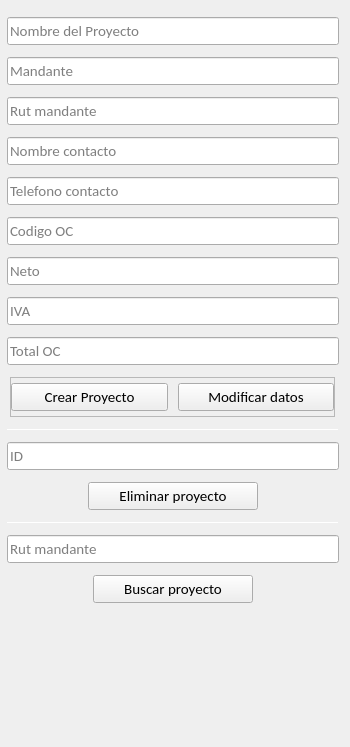
                <widget class="QWidget" name="scrollAreaWidgetContents">
                 <property name="geometry">
                  <rect>
                   <x>0</x>
                   <y>0</y>
                   <width>350</width>
                   <height>747</height>
                  </rect>
                 </property>
                 <layout class="QVBoxLayout" name="verticalLayout_17">
                  <property name="leftMargin">
                   <number>7</number>
                  </property>
                  <property name="bottomMargin">
                   <number>135</number>
                  </property>
                  <item>
                   <widget class="QLineEdit" name="lineProyecto">
                    <property name="font">
                     <font>
                      <family>Calibri</family>
                      <pointsize>11</pointsize>
                      <weight>50</weight>
                      <italic>false</italic>
                      <bold>false</bold>
                     </font>
                    </property>
                    <property name="text">
                     <string/>
                    </property>
                    <property name="placeholderText">
                     <string>Nombre del Proyecto</string>
                    </property>
                   </widget>
                  </item>
                  <item>
                   <widget class="QLineEdit" name="lineMandante">
                    <property name="font">
                     <font>
                      <family>Calibri</family>
                      <pointsize>11</pointsize>
                      <weight>50</weight>
                      <italic>false</italic>
                      <bold>false</bold>
                     </font>
                    </property>
                    <property name="placeholderText">
                     <string>Mandante</string>
                    </property>
                   </widget>
                  </item>
                  <item>
                   <widget class="QLineEdit" name="lineRutMandante">
                    <property name="font">
                     <font>
                      <family>Calibri</family>
                      <pointsize>11</pointsize>
                      <weight>50</weight>
                      <italic>false</italic>
                      <bold>false</bold>
                     </font>
                    </property>
                    <property name="placeholderText">
                     <string>Rut mandante</string>
                    </property>
                   </widget>
                  </item>
                  <item>
                   <widget class="QLineEdit" name="lineContactoProyecto">
                    <property name="font">
                     <font>
                      <family>Calibri</family>
                      <pointsize>11</pointsize>
                      <weight>50</weight>
                      <italic>false</italic>
                      <bold>false</bold>
                     </font>
                    </property>
                    <property name="placeholderText">
                     <string>Nombre contacto</string>
                    </property>
                   </widget>
                  </item>
                  <item>
                   <widget class="QLineEdit" name="lineTelContactoProyecto">
                    <property name="font">
                     <font>
                      <family>Calibri</family>
                      <pointsize>11</pointsize>
                      <weight>50</weight>
                      <italic>false</italic>
                      <bold>false</bold>
                     </font>
                    </property>
                    <property name="placeholderText">
                     <string>Telefono contacto</string>
                    </property>
                   </widget>
                  </item>
                  <item>
                   <widget class="QLineEdit" name="lineCodigoOC">
                    <property name="font">
                     <font>
                      <family>Calibri</family>
                      <pointsize>11</pointsize>
                      <weight>50</weight>
                      <italic>false</italic>
                      <bold>false</bold>
                     </font>
                    </property>
                    <property name="placeholderText">
                     <string>Codigo OC</string>
                    </property>
                   </widget>
                  </item>
                  <item>
                   <widget class="QLineEdit" name="linenNeto">
                    <property name="font">
                     <font>
                      <family>Calibri</family>
                      <pointsize>11</pointsize>
                      <weight>50</weight>
                      <italic>false</italic>
                      <bold>false</bold>
                     </font>
                    </property>
                    <property name="placeholderText">
                     <string>Neto</string>
                    </property>
                   </widget>
                  </item>
                  <item>
                   <widget class="QLineEdit" name="lineIVA">
                    <property name="font">
                     <font>
                      <family>Calibri</family>
                      <pointsize>11</pointsize>
                      <weight>50</weight>
                      <italic>false</italic>
                      <bold>false</bold>
                     </font>
                    </property>
                    <property name="placeholderText">
                     <string>IVA</string>
                    </property>
                   </widget>
                  </item>
                  <item>
                   <widget class="QLineEdit" name="linetTotalOC">
                    <property name="font">
                     <font>
                      <family>Calibri</family>
                      <pointsize>11</pointsize>
                      <weight>50</weight>
                      <italic>false</italic>
                      <bold>false</bold>
                     </font>
                    </property>
                    <property name="placeholderText">
                     <string>Total OC</string>
                    </property>
                   </widget>
                  </item>
                  <item alignment="Qt::AlignHCenter">
                   <widget class="QFrame" name="frame_7">
                    <property name="minimumSize">
                     <size>
                      <width>325</width>
                      <height>0</height>
                     </size>
                    </property>
                    <property name="maximumSize">
                     <size>
                      <width>400</width>
                      <height>40</height>
                     </size>
                    </property>
                    <property name="frameShape">
                     <enum>QFrame::StyledPanel</enum>
                    </property>
                    <property name="frameShadow">
                     <enum>QFrame::Raised</enum>
                    </property>
                    <layout class="QHBoxLayout" name="horizontalLayout_6">
                     <property name="spacing">
                      <number>10</number>
                     </property>
                     <property name="leftMargin">
                      <number>0</number>
                     </property>
                     <property name="topMargin">
                      <number>0</number>
                     </property>
                     <property name="rightMargin">
                      <number>0</number>
                     </property>
                     <property name="bottomMargin">
                      <number>0</number>
                     </property>
                     <item>
                      <widget class="QPushButton" name="insertar_proyBtn">
                       <property name="minimumSize">
                        <size>
                         <width>0</width>
                         <height>0</height>
                        </size>
                       </property>
                       <property name="maximumSize">
                        <size>
                         <width>16777215</width>
                         <height>16777215</height>
                        </size>
                       </property>
                       <property name="font">
                        <font>
                         <family>Calibri</family>
                         <pointsize>11</pointsize>
                        </font>
                       </property>
                       <property name="cursor">
                        <cursorShape>PointingHandCursor</cursorShape>
                       </property>
                       <property name="text">
                        <string>Crear Proyecto</string>
                       </property>
                       <property name="icon">
                        <iconset resource="Source.qrc">
                         <normaloff>:/newPrefix/ICONS/layer-plus.png</normaloff>:/newPrefix/ICONS/layer-plus.png</iconset>
                       </property>
                       <property name="iconSize">
                        <size>
                         <width>20</width>
                         <height>20</height>
                        </size>
                       </property>
                      </widget>
                     </item>
                     <item>
                      <widget class="QPushButton" name="modificar_proyBtn">
                       <property name="minimumSize">
                        <size>
                         <width>140</width>
                         <height>0</height>
                        </size>
                       </property>
                       <property name="maximumSize">
                        <size>
                         <width>16777215</width>
                         <height>16777215</height>
                        </size>
                       </property>
                       <property name="font">
                        <font>
                         <family>Calibri</family>
                         <pointsize>11</pointsize>
                        </font>
                       </property>
                       <property name="cursor">
                        <cursorShape>PointingHandCursor</cursorShape>
                       </property>
                       <property name="text">
                        <string>Modificar datos</string>
                       </property>
                       <property name="icon">
                        <iconset resource="Source.qrc">
                         <normaloff>:/newPrefix/ICONS/actualizar-flecha.png</normaloff>:/newPrefix/ICONS/actualizar-flecha.png</iconset>
                       </property>
                       <property name="iconSize">
                        <size>
                         <width>20</width>
                         <height>20</height>
                        </size>
                       </property>
                      </widget>
                     </item>
                    </layout>
                   </widget>
                  </item>
                  <item>
                   <widget class="Line" name="line">
                    <property name="sizePolicy">
                     <sizepolicy hsizetype="Expanding" vsizetype="Fixed">
                      <horstretch>0</horstretch>
                      <verstretch>0</verstretch>
                     </sizepolicy>
                    </property>
                    <property name="maximumSize">
                     <size>
                      <width>16777215</width>
                      <height>1</height>
                     </size>
                    </property>
                    <property name="orientation">
                     <enum>Qt::Horizontal</enum>
                    </property>
                   </widget>
                  </item>
                  <item>
                   <widget class="QLineEdit" name="lineIdProyecto">
                    <property name="font">
                     <font>
                      <family>Calibri</family>
                      <pointsize>11</pointsize>
                      <weight>50</weight>
                      <italic>false</italic>
                      <bold>false</bold>
                     </font>
                    </property>
                    <property name="placeholderText">
                     <string>ID</string>
                    </property>
                   </widget>
                  </item>
                  <item alignment="Qt::AlignHCenter">
                   <widget class="QPushButton" name="eliminar_proyBtn">
                    <property name="minimumSize">
                     <size>
                      <width>170</width>
                      <height>0</height>
                     </size>
                    </property>
                    <property name="maximumSize">
                     <size>
                      <width>16777215</width>
                      <height>16777215</height>
                     </size>
                    </property>
                    <property name="font">
                     <font>
                      <family>Calibri</family>
                      <pointsize>11</pointsize>
                     </font>
                    </property>
                    <property name="cursor">
                     <cursorShape>PointingHandCursor</cursorShape>
                    </property>
                    <property name="text">
                     <string>Eliminar proyecto</string>
                    </property>
                    <property name="icon">
                     <iconset resource="Source.qrc">
                      <normaloff>:/newPrefix/ICONS/eliminar.png</normaloff>:/newPrefix/ICONS/eliminar.png</iconset>
                    </property>
                    <property name="iconSize">
                     <size>
                      <width>20</width>
                      <height>20</height>
                     </size>
                    </property>
                   </widget>
                  </item>
                  <item>
                   <widget class="Line" name="line_2">
                    <property name="sizePolicy">
                     <sizepolicy hsizetype="Expanding" vsizetype="Fixed">
                      <horstretch>0</horstretch>
                      <verstretch>0</verstretch>
                     </sizepolicy>
                    </property>
                    <property name="maximumSize">
                     <size>
                      <width>16777215</width>
                      <height>1</height>
                     </size>
                    </property>
                    <property name="orientation">
                     <enum>Qt::Horizontal</enum>
                    </property>
                   </widget>
                  </item>
                  <item>
                   <widget class="QLineEdit" name="lineEliminarRutMandante">
                    <property name="font">
                     <font>
                      <family>Calibri</family>
                      <pointsize>11</pointsize>
                      <weight>50</weight>
                      <italic>false</italic>
                      <bold>false</bold>
                     </font>
                    </property>
                    <property name="placeholderText">
                     <string>Rut mandante</string>
                    </property>
                   </widget>
                  </item>
                  <item alignment="Qt::AlignHCenter">
                   <widget class="QPushButton" name="buscar_proyBtn">
                    <property name="sizePolicy">
                     <sizepolicy hsizetype="Minimum" vsizetype="Fixed">
                      <horstretch>0</horstretch>
                      <verstretch>0</verstretch>
                     </sizepolicy>
                    </property>
                    <property name="minimumSize">
                     <size>
                      <width>160</width>
                      <height>0</height>
                     </size>
                    </property>
                    <property name="maximumSize">
                     <size>
                      <width>16777215</width>
                      <height>16777215</height>
                     </size>
                    </property>
                    <property name="font">
                     <font>
                      <family>Calibri</family>
                      <pointsize>11</pointsize>
                     </font>
                    </property>
                    <property name="cursor">
                     <cursorShape>PointingHandCursor</cursorShape>
                    </property>
                    <property name="text">
                     <string>Buscar proyecto</string>
                    </property>
                    <property name="icon">
                     <iconset resource="Source.qrc">
                      <normaloff>:/newPrefix/ICONS/Buscar.png</normaloff>:/newPrefix/ICONS/Buscar.png</iconset>
                    </property>
                   </widget>
                  </item>
                 </layout>
                </widget>
